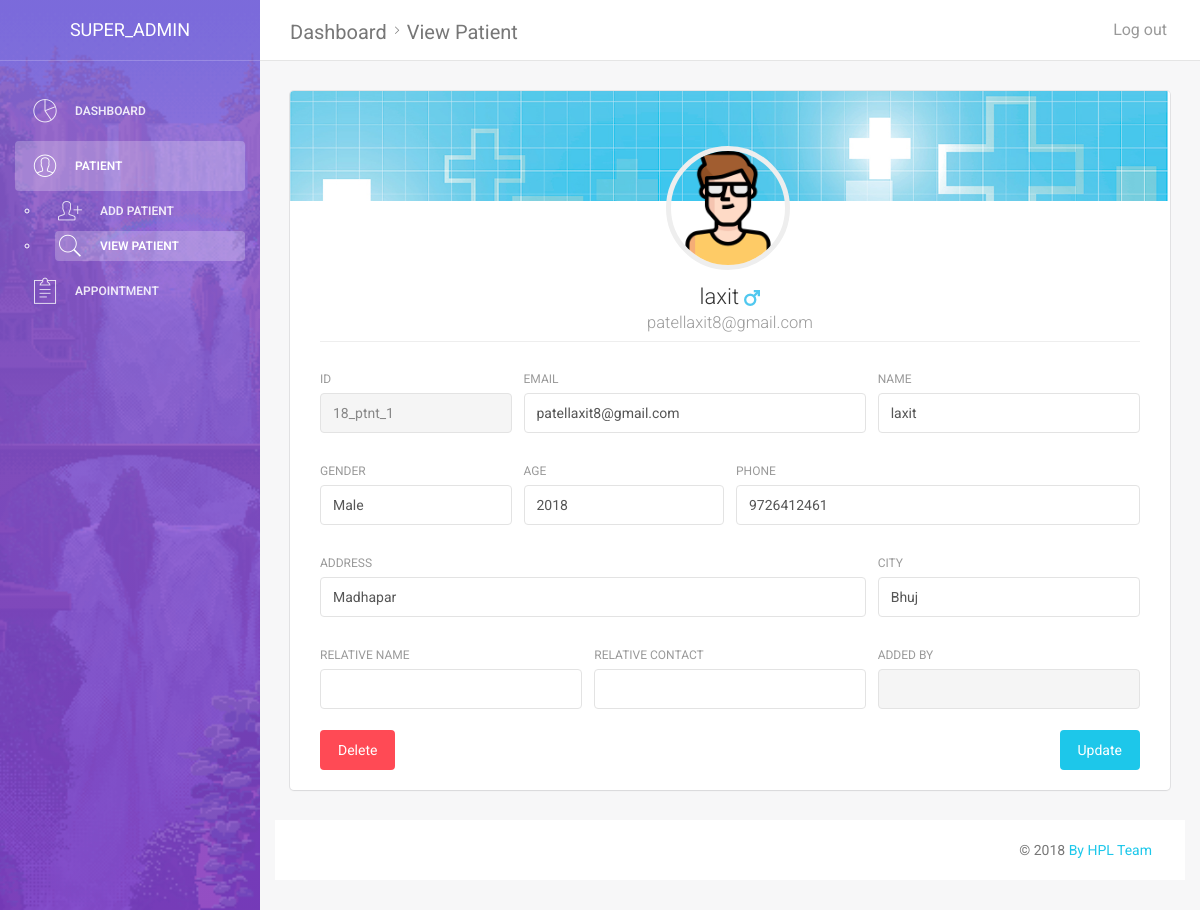
/view_patient_profile.php?id=18_ptnt_1 (signed in), run on the app's committed database.
### tables this page shows
CREATE TABLE `patient` (
  `count` int(10) NOT NULL,
  `patient_id` varchar(15) NOT NULL,
  `patient_name` varchar(30) NOT NULL,
  `patient_gender` varchar(10) NOT NULL,
  `patient_email` varchar(50) NOT NULL,
  `patient_phone` varchar(15) NOT NULL,
  `patient_dob` date NOT NULL,
  `patient_type` tinyint(1) NOT NULL,
  `patient_address` varchar(100) NOT NULL,
  `patient_password` varchar(50) NOT NULL,
  `doj` timestamp(6) NOT NULL DEFAULT CURRENT_TIMESTAMP(6)
);

### assets/modules/global_module.php (called while the page is built, shortened)
<?php
function fetch_data($query,$type)
{
	include("assets/modules/db_config.php");
	$result = mysqli_query($conn,$query);
	if($result)
	{
		if($type == "login")
		{
		$count = mysqli_num_rows($result);
			if($count == 1)
			{
				return TRUE;
			}
			else
			{
				return FALSE;
			}
		}
		elseif($type == "count")
		{
			$count = mysqli_num_rows($result);
			return $count;
		}
		elseif($type == "result")
		{
			return $result;
		}
	}
	else
	{
		return "Fetch Error";
	}
}
?>

### view_patient_profile.php (the view, shortened to what this page needs)
<?php
include("assets/modules/global_module.php");
if(isset($_GET["id"]))
{
    $p_id = $_GET["id"];
}
if(isset($_SESSION["admin_token"]))
{
    $admin_id = $_SESSION["admin_token"];
}
$result = fetch_data("select * from admin where admin_id= '$admin_id'","result");
$a_data = mysqli_fetch_assoc($result);
$data = mysqli_fetch_assoc(fetch_data("select * from patient where patient_id = '$p_id'","result"));
$age = date_diff(date_create($data["patient_dob"]), date_create('today'))->y;
$loc = explode("~",$data["patient_address"]);
$address = $loc[1];
$city = $loc[0];
?>
<!doctype html>
<html lang="en">
<head>
    <link href="assets/css/bootstrap.min.css" rel="stylesheet" />
    <link href="assets/css/animate.min.css" rel="stylesheet"/>
    <link href="assets/css/light-bootstrap-dashboard.css?v=1.4.0" rel="stylesheet"/>
    <link href="http://maxcdn.bootstrapcdn.com/font-awesome/4.2.0/css/font-awesome.min.css" rel="stylesheet">
    <link href="assets/css/pe-icon-7-stroke.css" rel="stylesheet" />
</head>
<body>
<div class="wrapper">
    <div class="sidebar" data-color="purple" data-image="assets/img/waterfall.gif" >
        <div class="sidebar-wrapper">
            <div class="logo">
                <a href="#" class="simple-text">
                    <?php echo $a_data["admin_name"]?>
                </a>
            </div>
            <ul class="nav">
                <li >
                    <a href="dashboard_admn.php">
                        <i class="pe-7s-graph"></i>
                        <p>Dashboard</p>
                    </a>
                </li>
                <li class="active">
                    <a href="add_patient.php" >
                        <i class="pe-7s-user"></i>
                        <p>Patient</p>
                    </a>
                    <ul>
                        <li>
                            <a href="add_patient.php" >
                                <i class="pe-7s-add-user"></i>
                                <p>Add Patient</p>
                            </a>
                        </li>
                        <li class="active">
                            <a href="view_patient.php" >
                                <i class="pe-7s-search"></i>
                                <p>View Patient</p>
                            </a>
                        </li>
                    </ul>
                </li>
                <li>
                    <a href="add_appointment.php">
                        <i class="pe-7s-note2"></i>
                        <p>Appointment</p>
                    </a>
                </li>
            </ul>
        </div>
    </div>
    <div class="main-panel">
        <nav class="navbar navbar-default navbar-fixed">
            <div class="container-fluid">
                <div class="navbar-header">
                    <a class="navbar-brand" href="#">Dashboard<i class="pe-7s-angle-right"></i>View Patient</a>
                </div>
                <div class="collapse navbar-collapse">
                    <ul class="nav navbar-nav navbar-right">
                        <li>
                            <a href="logout.php?for=<?php echo $admin_id; ?>">
                                <p>Log out</p>
                            </a>
                        </li>
                    </ul>
                </div>
            </div>
        </nav>
        <div class="content">
            <div class="container-fluid">
                <div class="row">
                    <div class="col-md-12">
                        <div class="card card-user">
                            <div class="image" >
                            </div>
                            <div class="content">
                                <div class="author">
                                    <a href="#">
                                        <img class="avatar border-gray" src="assets/img/avatars/001-man-13.png" alt="..."/  >
                                        <h4 class="title"><?php echo $data["patient_name"]; if($data["patient_gender"]=="Male"){ echo "&nbsp<img src='assets/img/male.png'>"; }else{ echo "&nbsp<img src='assets/img/female.png'>"; }?><br />
                                            <small><?php echo $data["patient_email"]; ?></small>
                                        </h4>
                                    </a>
                                </div>
                            <hr>
                            <div class="content">
                                <form method="POST" name="admin_edit_patient">
                                    <div class="row">
                                        <div class="col-md-3">
                                            <div class="form-group">
                                                <label>Id</label>
                                                <input type="text" name="p_id" class="form-control" disabled value="<?php echo $data["patient_id"]; ?>">
                                            </div>
                                        </div>
                                        <div class="col-md-5">
                                            <div class="form-group">
                                                <label>Email</label>
                                                <input type="email" name="p_email" class="form-control"  value="<?php echo $data["patient_email"]; ?>">
                                            </div>
                                        </div>
                                        <div class="col-md-4">
                                            <div class="form-group">
                                                <label >Name</label>
                                                <input type="text" name="p_name" class="form-control"  value="<?php echo $data["patient_name"]; ?>">
                                            </div>
                                        </div>
                                    </div>
                                    <div class="row">
                                        <div class="col-md-3">
                                            <div class="form-group">
                                                <label>Gender</label>
                                                <input type="text" name="p_gender" class="form-control"  value="<?php echo $data["patient_gender"]; ?>">
                                            </div>
                                        </div>
                                        <div class="col-md-3">
                                            <div class="form-group">
                                                <label>Age</label>
                                                <input type="text" name="p_age" class="form-control" value="<?php echo $age ?>">
                                            </div>
                                        </div>
                                        <div class="col-md-6">
                                            <div class="form-group">
                                                <label>Phone</label>
                                                <input type="text" name="p_phone" class="form-control"  value="<?php echo $data["patient_phone"]; ?>">
                                            </div>
                                        </div>
                                    </div>
                                    <div class="row">
                                        <div class="col-md-8">
                                            <div class="form-group">
                                                <label>Address</label>
                                                <input type="text" name="p_address" class="form-control"  value="<?php echo $address; ?>">
                                            </div>
                                        </div>
                                        <div class="col-md-4">
                                            <div class="form-group">
                                                <label>City</label>
                                                <input type="text" name="p_city" class="form-control"  value="<?php echo $city; ?>">
                                            </div>
                                        </div>
                                    </div>
                                    <div class="row">
                                        <div class="col-md-4">
                                            <div class="form-group">
                                                <label>Relative Name</label>
                                                <input type="text" name="r_name" class="form-control"  value="<?php echo $data["relative_name"]; ?>">
                                            </div>
                                        </div>
                                        <div class="col-md-4">
                                            <div class="form-group">
                                                <label>Relative Contact</label>
                                                <input type="text" name="r_contact" class="form-control"  value="<?php echo $data["relative_contact"]; ?>">
                                            </div>
                                        </div>
                                        <div class="col-md-4">
                                            <div class="form-group">
                                                <label>Added By</label>
                                                <input type="text" name="added_by" class="form-control" disabled value="<?php echo $data["added_by"]; ?>">
                                            </div>
                                        </div>
                                    </div>
                                    <button type="submit" class="btn btn-danger btn-fill pull-left">Delete</button>
                                    <button type="submit" class="btn btn-info btn-fill pull-right">Update</button>
                                    <div class="clearfix"></div>
                                </form>
                            </div>
                        </div>
                    </div>
                </div>
            </div>
        </div>
        <footer class="footer">
            <div class="container-fluid">
                <p class="copyright pull-right">
                    &copy; <script>document.write(new Date().getFullYear())</script>
                    <a href="#">By HPL Team</a>
                </p>
            </div>
        </footer>
    </div>
</div>
</body>
</html>

### data on the page
patient: patient_name "laxit", patient_email "patellaxit8@gmail.com", p_id "18_ptnt_1", p_email "patellaxit8@gmail.com", p_name "laxit", p_gender "Male", p_age "2018", p_phone "9726412461", p_address "Madhapar", p_city "Bhuj"

### other printed values
$a_data["admin_name"] "SUPER_ADMIN"
